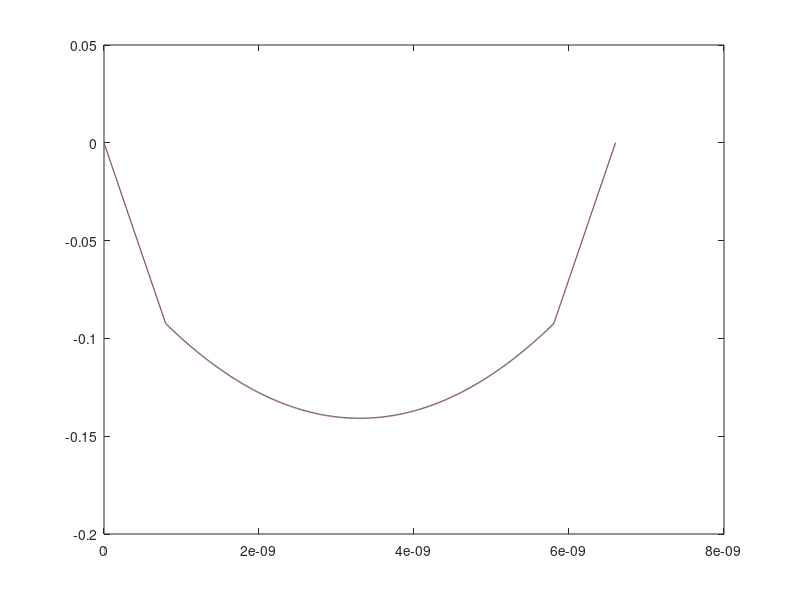

The MATLAB source for this figure:
clear;
%*********%

% Numerical Solution
a = 0.8e-9;
b = 5e-9;
q = 1.6e-19;
Nacc = 1e25; % /m^3
N = 500;
n = round(N*(a/(2*a+b)));
delta_x = (2*a+b)/(N-1);
x = 0:delta_x:2*a+b;
xt = x';
E1 = 3.9*8.85e-12; E2 = 11.7*8.85e-12;
A = zeros(N,N);
B = zeros(N,1);
v = [1;-2;1];

for i=2:n-1
    for j=1:3
        A(i,i+j-2)=E1.*v(j,1)/(delta_x)^2;
    end
end
for i=n+1:N-n
    for j=1:3
        A(i,i+j-2)=E2.*v(j,1)/(delta_x)^2;
        B(i,1) = q*Nacc;
    end
end
for i=N-n+2:N-1
    for j=1:3
        A(i,i+j-2)=E1.*v(j,1)/(delta_x)^2;
    end
end

A(1,1) = 1; A(N,N) = 1;
A(n,n-1) = E1/(delta_x)^2; A(n,n) = -(E1+E2)/(delta_x)^2; A(n,n+1)=E2/(delta_x)^2;
A(N-n+1,N-n) = E2/(delta_x)^2; A(N-n+1,N-n+1) = -(E1+E2)/(delta_x)^2; A(N-n+1,N-n+2)=E1/(delta_x)^2;

B(n,1) = q*Nacc/2; B(N-n+1,1) = q*Nacc/2;
phi = inv(A)*B;

% A Solution
NN = 5000;
delta_xx = (2*a+b)/(NN-1);
xx = 0:delta_xx:2*a+b;
xxt = xx';
nn = round(NN*(a/(2*a+b)));
phi_N = zeros(NN,1);
for i=1:nn
    for j=1:3
        phi_N (i,1) =  -q*Nacc*b/(2*E1)*xx(1,i);
    end
end
for i=nn+1:NN-n
    for j=1:3
        phi_N (i,1) =  q*Nacc/(2*E2)*(xx(1,i)-a-b/2).^2-q*Nacc*a*b/(2*E1)-q*Nacc*b^2/(8*E2);
    end
end
for i=NN-nn+1:NN
    for j=1:3
         phi_N (i,1) =  q*Nacc*b/(2*E1)*(xx(1,i)-b-2*a);
    end
end
plot(x,phi,xx,phi_N);

